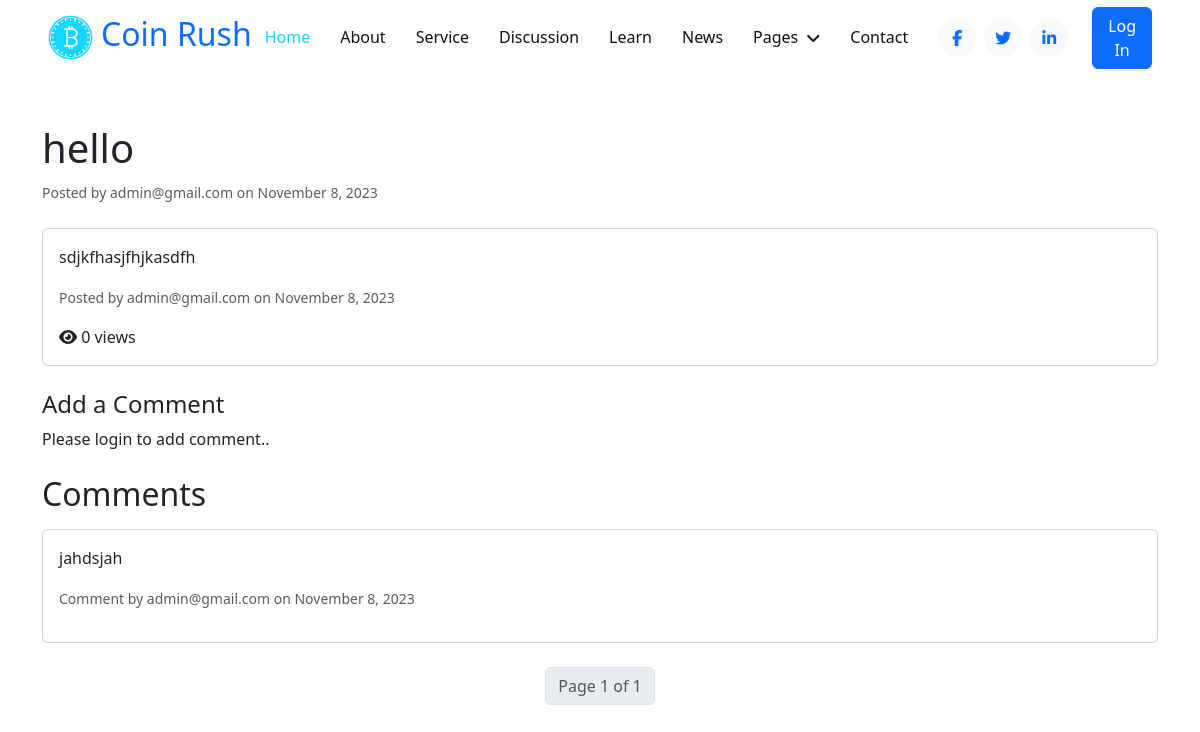
The app's page /discussion/2, older data.
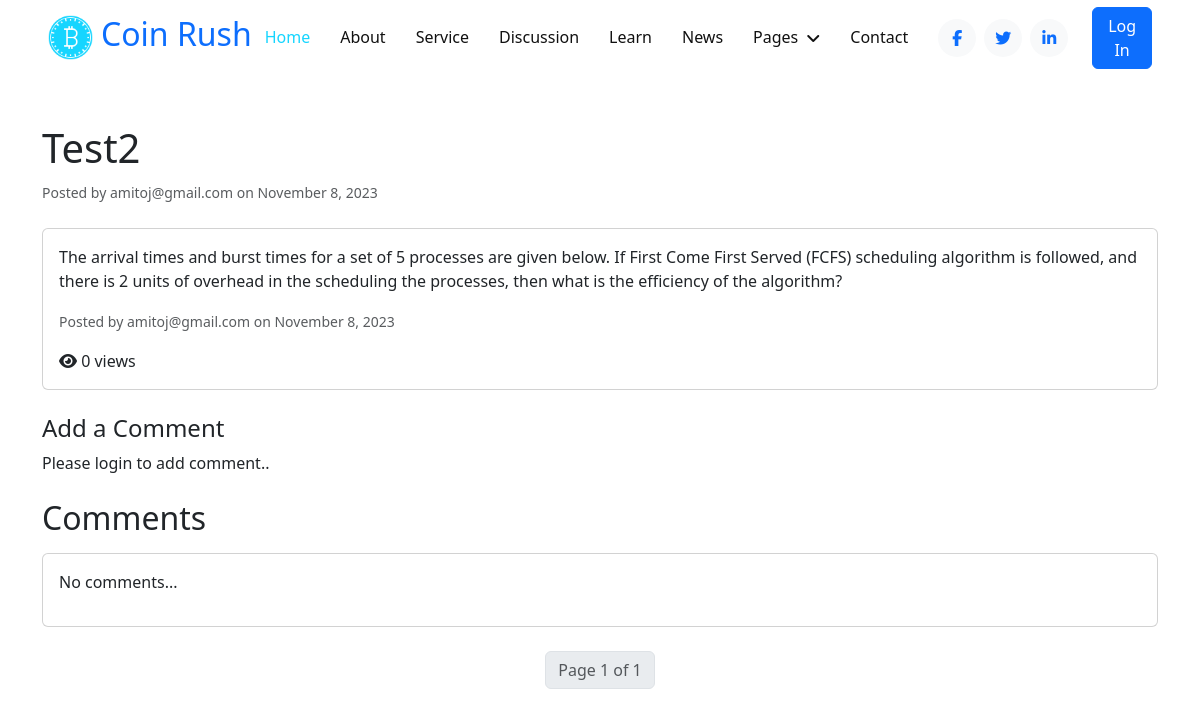
The same page, newer data.
### coinRush/models.py (models this page shows, shortened)
class Post(models.Model):
    title = models.CharField(max_length=200)
    content = models.TextField()
    created_by = models.ForeignKey(User, on_delete=models.CASCADE)
    created_at = models.DateTimeField(auto_now_add=True)
    views=models.PositiveIntegerField(default=0)

class User(AbstractBaseUser, PermissionsMixin):
    email = models.EmailField(default="", unique=True, blank=True, max_length=255)
    name = models.CharField(max_length=255, blank=True, default="")
    profile_pic = models.ImageField(null=True, blank=True)
    photo_id = models.ImageField(null=True, blank=True)
    is_staff = models.BooleanField(default=False)
    is_active = models.BooleanField(default=True)
    is_superuser = models.BooleanField(default=False)
    created_date = models.DateTimeField(default=timezone.now())
    last_login = models.DateTimeField(blank=True, null=True)
    objects = AuthUserManager()
    USERNAME_FIELD = "email"
    EMAIL_FIELD = "email"
    REQUERIES_FIELD = []
    class Meta:
        verbose_name = "User"
        verbose_name_plural = "Users"

class Comment(models.Model):
    content = models.TextField()
    post = models.ForeignKey(Post, on_delete=models.CASCADE)
    created_by = models.ForeignKey(User, on_delete=models.CASCADE)
    created_at = models.DateTimeField(auto_now_add=True)

### coinRush/views.py (the view)
def discussion_single(request, post_id):
    post = get_object_or_404(Post, pk=post_id)
    comments = post.comment_set.all().order_by("-created_at")
    paginator = Paginator(comments, 1)
    page = request.GET.get("page")
    comments_page = paginator.get_page(page)
    if(request.method=="GET" and page==None and request.GET.get('fl')!=None):
        post.views+=1
        post.save()
    if request.method == "POST":
        form = CommentForm(request.POST)
        if form.is_valid():
            comment = form.save(commit=False)
            comment.post = post
            comment.created_by = request.user
            comment.save()
            return redirect("discussion_single", post_id=post_id)
    else:
        form = CommentForm()
    return render(
        request,
        "posts/discussion_single.html",
        {"post": post, "comments": comments_page, "form": form},
    )

### coinRush/templates/posts/discussion_single.html (shortened to what this page needs)
{% extends "Base/base.html" %}
{% load static %}
{% block extraHead %}
    <link rel="stylesheet" href="{% static 'css/news.css' %}">
{% endblock extraHead %}
{% block content %}
<div class="container">
    <h1 class="mt-5">{{ post.title }}</h1>
    <p class="card-text"><small class="text-muted">Posted by {{ post.created_by }} on {{ post.created_at|date:"F j, Y" }}</small></p>
    <div class="card mt-4">
        <div class="card-body">
            <p class="card-text">{{ post.content }}</p>
            <p class="card-text"><small class="text-muted">Posted by {{ post.created_by }} on {{ post.created_at|date:"F j, Y" }}</small></p>
            <p class="card-text"><i class="fa fa-eye"></i> {{ post.views }} views</p>
        </div>
    </div>
    <h4 class="mt-4">Add a Comment</h4>
    {% if user.is_authenticated %}
    <form method="post" class="mt-3">
        {% csrf_token %}
        <div class="form-group">
            {{ form.content }}
        </div>
        <button type="submit" class="btn btn-primary mt-2">Submit Comment</button>
    </form>
    {% else %}
        <p>Please login to add comment..</p>
    {% endif %}
    <h2 class="mt-4">Comments</h2>
    <div class="card mt-3">
        <div class="card-body">
            {% if comments|length == 0 %}
                <p>No comments...</p>
            {% else %}
            {% for comment in comments %}
                <p>{{ comment.content }}</p>
                <p><small class="text-muted">Comment by {{ comment.created_by }} on {{ comment.created_at|date:"F j, Y" }}</small></p>
            {% endfor %}
            {% endif %}
        </div>
    </div>
   <div class="pagination justify-content-center mt-4">
        <ul class="pagination">
            <li class="page-item disabled">
                <span class="page-link btn btn-light">Page {{ comments.number }} of {{ comments.paginator.num_pages }}</span>
            </li>
        </ul>
    </div>
</div>
{% endblock content %}

Row changes from the older to the newer data that the page shows:
no longer on this page (row edited): Comment: content "jahdsjah", created_by "admin@gmail.com", created_at "November 8, 2023"
changed Post: title "hello" → "Test2"; created_by "admin@gmail.com" → "amitoj@gmail.com"; content "sdjkfhasjfhjkasdfh" → "The arrival times and burst times for a set of 5 processes are given below. If First Come First Served (FCFS) scheduling algorithm is followed, and there is 2 units of overhead in the scheduling the processes, then what is the efficiency of the algorithm?"
Text that changed along with them:
text now shown: "No comments..."
